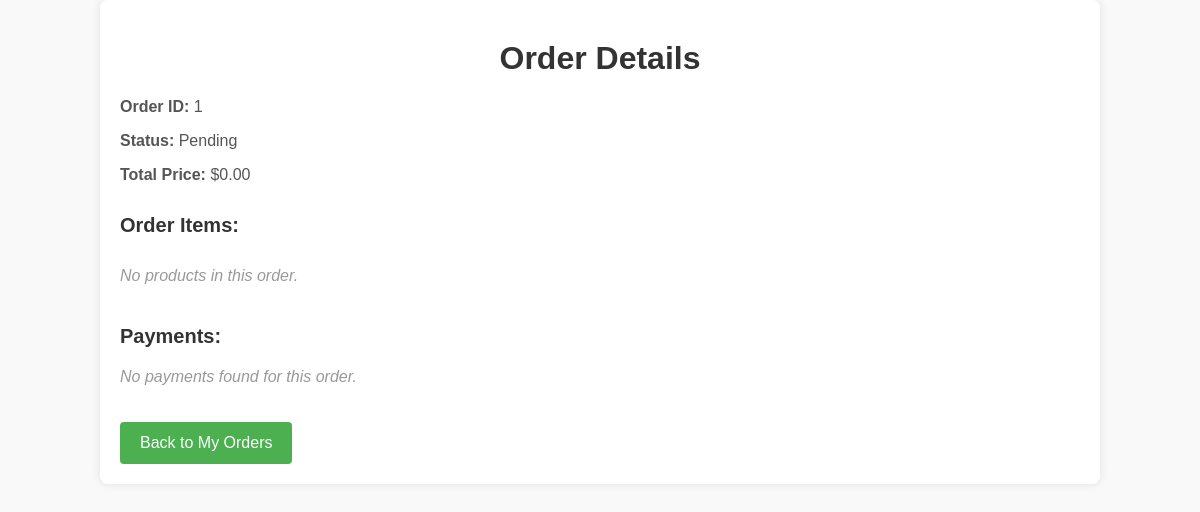
Page /order_details/1/ on the earlier database version.
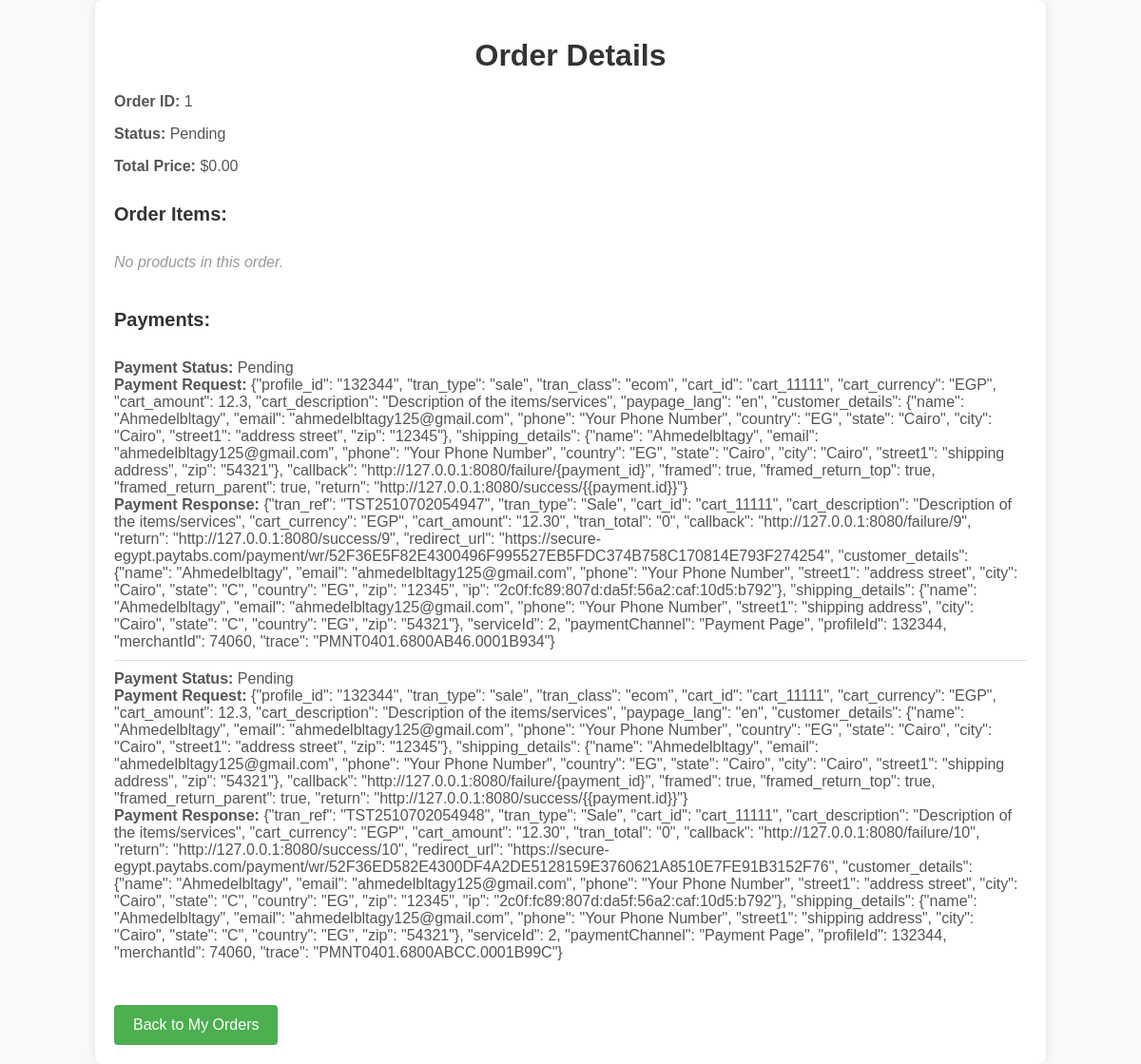
Same page on the later database version.
### orders/models.py (models this page shows, shortened)
class Payment(models.Model):
    order = models.ForeignKey(Order, on_delete=models.CASCADE)
    payment_status = models.CharField(max_length=50)  # e.g., 'Completed', 'Failed'
    payment_request_payload = models.TextField()  # JSON or raw request data sent to payment provider
    payment_response_payload = models.TextField()  # Response data received from payment provider

### orders/views.py (the view)
# urls.py: path('order_details/<int:order_id>/', views.order_details, name='order_details'),
def order_details(request, order_id):
    order = get_object_or_404(Order, id=order_id)
    order_items = order.items.all()  # Using related_name='items' from OrderItem model
    payments = Payment.objects.filter(order=order)
    return render(request, 'orders/order_details.html', {
        'order': order,
        'order_items': order_items,
        'payments': payments
    })

### orders/templates/orders/order_details.html (shortened to what this page needs)
<!DOCTYPE html>
<html lang="en">
<head>
</head>
<body>
    <div class="container">
        <h1>Order Details</h1>
        <p><strong>Order ID:</strong> {{ order.id }}</p>
        <p><strong>Status:</strong> {{ order.status }}</p>
        <p><strong>Total Price:</strong> ${{ order.total_price }}</p>
        <h3>Order Items:</h3>
        <ul>
            {% for item in order_items %}
                <li>
                    <strong>Product:</strong> {{ item.product.name }} <br>
                    <strong>Quantity:</strong> {{ item.quantity }} <br>
                    <strong>Price:</strong> ${{ item.price }} <br>
                    <strong>Total:</strong> ${{ item.total_price }}
                </li>
            {% empty %}
                <li class="empty-message">No products in this order.</li>
            {% endfor %}
        </ul>
        <div class="payments">
            <h3>Payments:</h3>
            {% if payments %}
                <ul>
                    {% for payment in payments %}
                        <li>
                            <strong>Payment Status:</strong> {{ payment.payment_status }} <br>
                            <strong>Payment Request:</strong> {{ payment.payment_request_payload }} <br>
                            <strong>Payment Response:</strong> {{ payment.payment_response_payload }}
                        </li>
                    {% endfor %}
                </ul>
            {% else %}
                <p class="empty-message">No payments found for this order.</p>
            {% endif %}
        </div>
        <a href="{% url 'my_orders' %}">Back to My Orders</a>
    </div>
</body>
</html>

Differences in the rows shown:
added Payment: payment_status "Pending", payment_request_payload "{\"profile_id\": \"132344\", \"tran_type\": \"sale\", \"tran_class\": \"ecom\", \"cart_id\": \"cart_11111\", \"cart_currency\": \"EGP\", \"cart_amount\": 12.3, \"cart_description\": \"Description of the items/services\", \"paypage_lang\": \"en\", \"customer_details\": {\"name\": \"Ahmedelbltagy\", \"email\": \"ahmedelbltagy125@gmail.com\", \"phone\": \"Your Phone Number\", \"country\": \"EG\", \"state\": \"Cairo\", \"city\": \"Cairo\", \"street1\": \"address street\", \"zip\": \"12345\"}, \"shipping_details\": {\"name\": \"Ahmedelbltagy\", \"email\": \"ahmedelbltagy125@gmail.com\", \"phone\": \"Your Phone Number\", \"country\": \"EG\", \"state\": \"Cairo\", \"city\": \"Cairo\", \"street1\": \"shipping address\", \"zip\": \"54321\"}, \"callback\":…", payment_response_payload "{\"tran_ref\": \"TST2510702054947\", \"tran_type\": \"Sale\", \"cart_id\": \"cart_11111\", \"cart_description\": \"Description of the items/services\", \"cart_currency\": \"EGP\", \"cart_amount\": \"12.30\", \"tran_total\": \"0\", \"callback\": \"http://127.0.0.1:8080/failure/9\", \"return\": \"http://127.0.0.1:8080/success/9\", \"redirect_url\": \"https://secure-egypt.paytabs.com/payment/wr/52F36E5F82E4300496F995527EB5FDC374B758C170814E793F274254\", \"customer_details\": {\"name\": \"Ahmedelbltagy\", \"email\": \"ahmedelbltagy125@gmail.com\", \"phone\": \"Your Phone Number\", \"street1\": \"address street\", \"city\": \"Cairo\", \"state\": \"C\", \"country\": \"EG\", \"zip\": \"12345\", \"ip\": \"2c0f:fc89:807d:da5f:56a2:caf:10d5:b792\"}, \"shipping_details\":…"
added Payment: payment_status "Pending", payment_request_payload "{\"profile_id\": \"132344\", \"tran_type\": \"sale\", \"tran_class\": \"ecom\", \"cart_id\": \"cart_11111\", \"cart_currency\": \"EGP\", \"cart_amount\": 12.3, \"cart_description\": \"Description of the items/services\", \"paypage_lang\": \"en\", \"customer_details\": {\"name\": \"Ahmedelbltagy\", \"email\": \"ahmedelbltagy125@gmail.com\", \"phone\": \"Your Phone Number\", \"country\": \"EG\", \"state\": \"Cairo\", \"city\": \"Cairo\", \"street1\": \"address street\", \"zip\": \"12345\"}, \"shipping_details\": {\"name\": \"Ahmedelbltagy\", \"email\": \"ahmedelbltagy125@gmail.com\", \"phone\": \"Your Phone Number\", \"country\": \"EG\", \"state\": \"Cairo\", \"city\": \"Cairo\", \"street1\": \"shipping address\", \"zip\": \"54321\"}, \"callback\":…", payment_response_payload "{\"tran_ref\": \"TST2510702054948\", \"tran_type\": \"Sale\", \"cart_id\": \"cart_11111\", \"cart_description\": \"Description of the items/services\", \"cart_currency\": \"EGP\", \"cart_amount\": \"12.30\", \"tran_total\": \"0\", \"callback\": \"http://127.0.0.1:8080/failure/10\", \"return\": \"http://127.0.0.1:8080/success/10\", \"redirect_url\": \"https://secure-egypt.paytabs.com/payment/wr/52F36ED582E4300DF4A2DE5128159E3760621A8510E7FE91B3152F76\", \"customer_details\": {\"name\": \"Ahmedelbltagy\", \"email\": \"ahmedelbltagy125@gmail.com\", \"phone\": \"Your Phone Number\", \"street1\": \"address street\", \"city\": \"Cairo\", \"state\": \"C\", \"country\": \"EG\", \"zip\": \"12345\", \"ip\": \"2c0f:fc89:807d:da5f:56a2:caf:10d5:b792\"}, \"shipping_details\":…"
Other differences:
text no longer shown: "No payments found for this order."
